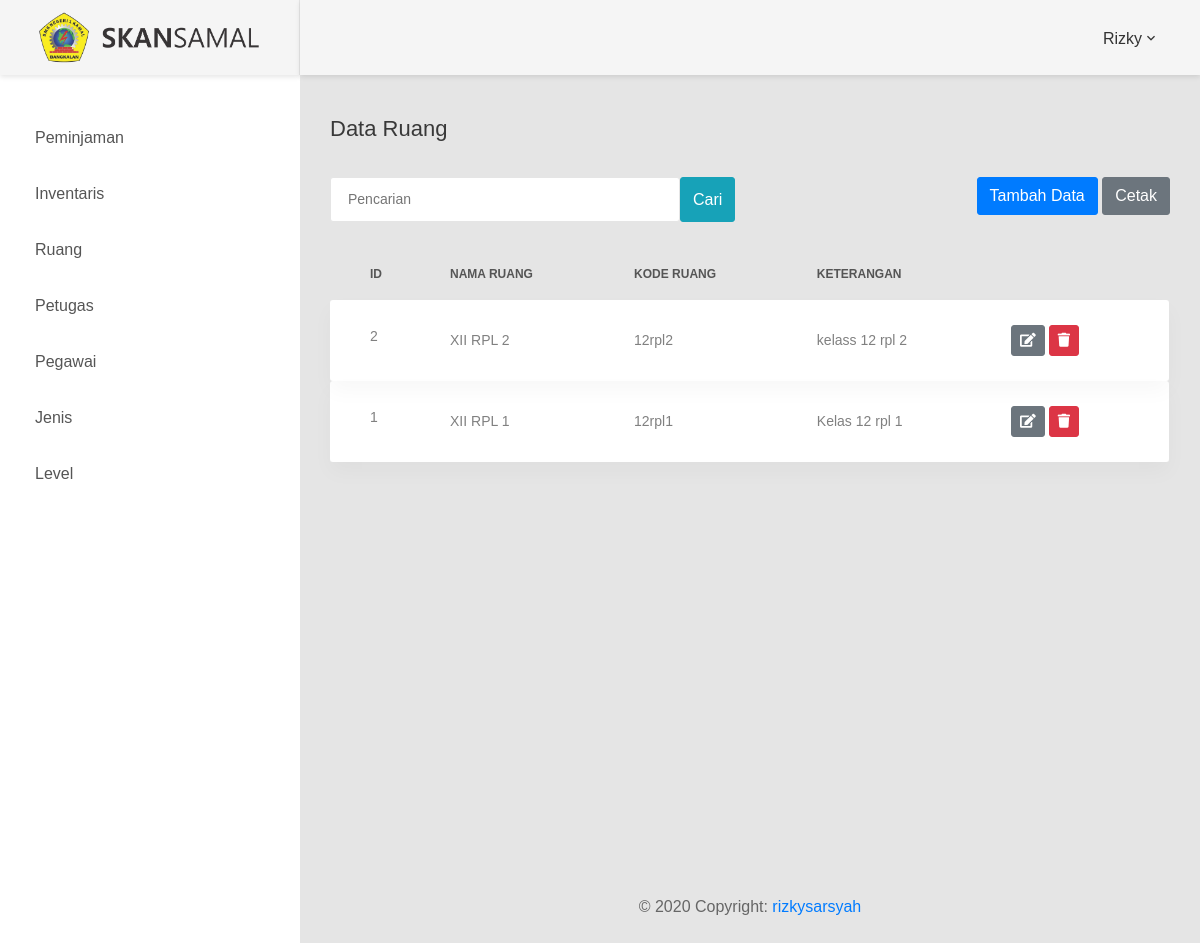
/index.php?page=ruang (signed in), run on the app's committed database.
### tables this page shows
CREATE TABLE `ruang` (
  `ID_RUANG` int(5) NOT NULL,
  `NAMA_RUANG` varchar(30) DEFAULT NULL,
  `KODE_RUANG` varchar(30) DEFAULT NULL,
  `KETERANGAN_RUANG` varchar(50) DEFAULT NULL
);

### modul/ruang/index.php (the view, shortened to what this page needs)
<div class="row">
 <div class="col-md-12">
  <h3 class="title-5 m-b-35">Data Ruang</h3>
  <div class="table-data__tool">
   <form class="form-header" action="" method="POST">
    <input class="au-input au-input--xl" type="text" name="cari"  placeholder="Pencarian" />
    <button class="btn btn-info" type="submit" name="pencarian">Cari</button>
  </form>
  <div class="table-data__tool-right">
    <a href="index.php?page=tambah_ruang">
     <button class="btn btn-primary">Tambah Data</button>
   </a>
   <a href="modul/ruang/cetak_ruang.php">
     <button class="btn btn-secondary">Cetak</button>
   </a>
 </div>
</div>
<div class="table-responsive table-responsive-data2">
 <table class="table table-data2">
  <thead>
   <tr>
    <th>id</th>
    <th>nama ruang</th>
    <th>kode ruang</th>
    <th>keterangan</th>
  </tr>
</thead>
<tbody>
 <?php
 if(isset($_POST['pencarian']))
 {
  $cari = $_POST['cari'];
  $query = mysqli_query($mysqli, "SELECT * FROM ruang where ID_RUANG like '%$cari%' OR NAMA_RUANG like '%$cari%' OR KODE_RUANG like '%$cari%' OR KETERANGAN_RUANG like '%$cari%'") or die('Ada kesalahan pada query insert: '.mysqli_error($mysqli));;
}
else{
  $query = mysqli_query($mysqli, "SELECT * FROM ruang ORDER BY ID_RUANG DESC")or die('Ada kesalahan pada query insert: '.mysqli_error($mysqli));;
}
while ($data = mysqli_fetch_assoc($query)) {
  ?>
  <tr class="tr-shadow">
   <td><?php echo $data['ID_RUANG']; ?></td>
   <td><?php echo $data['NAMA_RUANG']; ?></td>
   <td><?php echo $data['KODE_RUANG']; ?></td>
   <td><?php echo $data['KETERANGAN_RUANG']; ?></td>
   <td>
    <a data-toggle="tooltip" title="edit" class="btn btn-secondary btn-sm" href="index.php?page=edit_ruang&edit=<?php echo $data['ID_RUANG'] ?>"onclick="return confirm('apakah anda yakin untuk edit <?php echo $data['NAMA_RUANG']; ?>?')">
     <i class=" fas fa-edit"></i>
   </a>
   <a data-toggle="tooltip" title="delete" class="btn btn-danger btn-sm" href="index.php?page=ruang&delete=<?php echo $data['ID_RUANG'] ?>" onclick="return confirm('apakah anda yakin untuk delete <?php echo $data['NAMA_RUANG']; ?>?')">
     <i class="fas fa-trash"></i>
   </a>
 </td>
</tr>
<?php } ?>
</tbody>
</table>
</div>
</div>
</div>

### data on the page
ruang: ID_RUANG "2", NAMA_RUANG "XII RPL 2", KODE_RUANG "12rpl2", KETERANGAN_RUANG "kelass 12 rpl 2"
ruang: ID_RUANG "1", NAMA_RUANG "XII RPL 1", KODE_RUANG "12rpl1", KETERANGAN_RUANG "Kelas 12 rpl 1"

### other printed values
$_SESSION['nama_petugas'] "Rizky"
